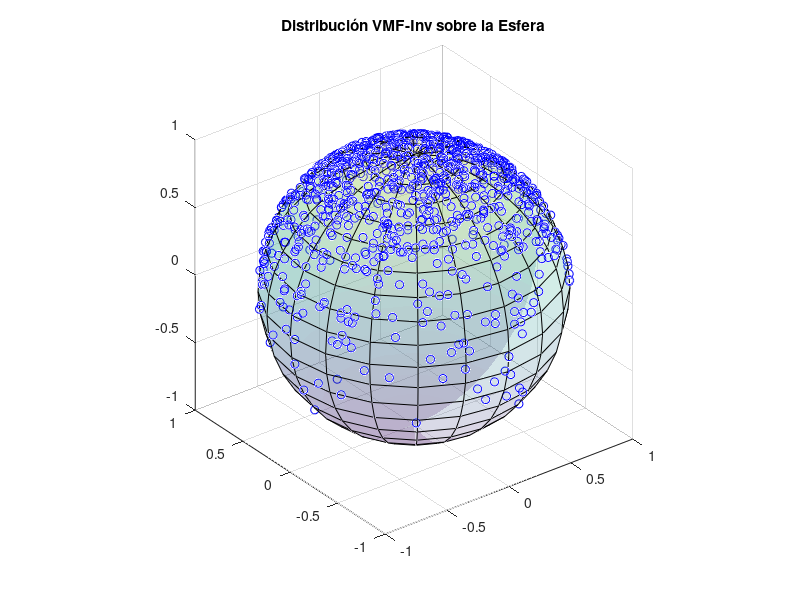

This chart was generated by the following MATLAB code:
%------------------------------------------------------------------------------------------------
%GENERACIÓN DE UNA VARIABLE ALEATORIA SEGÚN LA DISTRIBUCIÓN VON
%MISES-FISHER (vMF) EN LA ESFERA S_{2} USANDO EL METODO DE INV
%-----------------------------------------------------------------------------------------------
clear all

kappa = 3; % Parámetro de concentración, puede ser cualquier valor de R
n = 1000; % Parámetro que representa el número de muestras

   % 1. Generación de matriz nxn de variables uniformes independientes en (0,1)
    U1=rand(n,1); U2=rand(n,1);
   % 2. Calcular X = cos(Theta) usando
    X = log(2 .* U1 * sinh(kappa) + exp(-kappa)) / kappa;
   % 3. Calcular la longitud Φ (Phi) en el rango [0, 2π]
    Phi = 2 * pi .* U2;
   % 4. Calcular las coordenadas esféricas (S_{2})
    %Y_tilde = [(ones(n,1) - X.^2).^(1/2) .* cos(Phi),(ones(n,1) - X.^2).^(1/2) .* sin(Phi), X];
    Sx=(1-X.^2).^(1/2);
    Y_tilde = [Sx.* cos(Phi),Sx.* sin(Phi), X];

    % Graficar las muestras en una esfera (S_{2})
    figure;
    x=Y_tilde(:,1); y=Y_tilde(:,2); z=Y_tilde(:,3); 
    plot3(x,y,z,'bo')
    title('Distribución VMF-Inv sobre la Esfera')
    hold on
    [x2,y2,z2] = sphere;
    obj= surf(x2,y2,z2);
    set(obj,'FaceAlpha',0.2)
    axis equal;
    grid on;
    hold off
